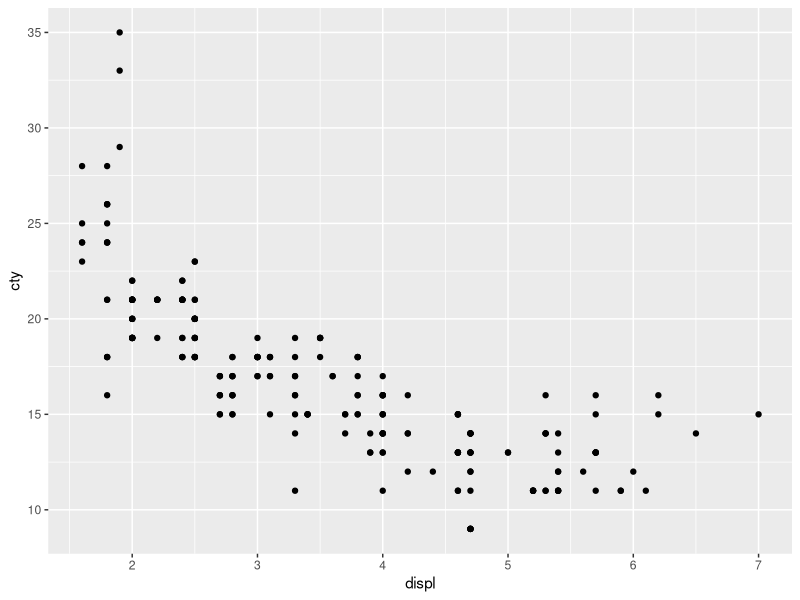
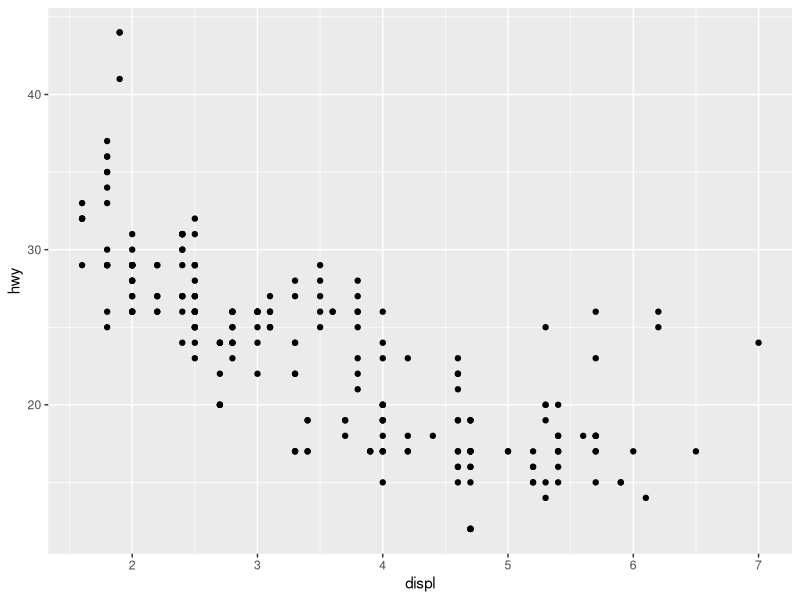
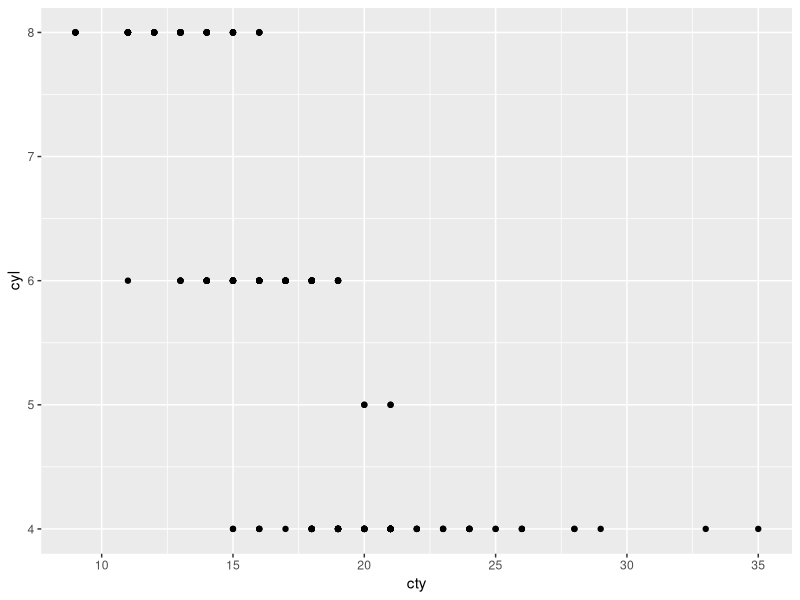
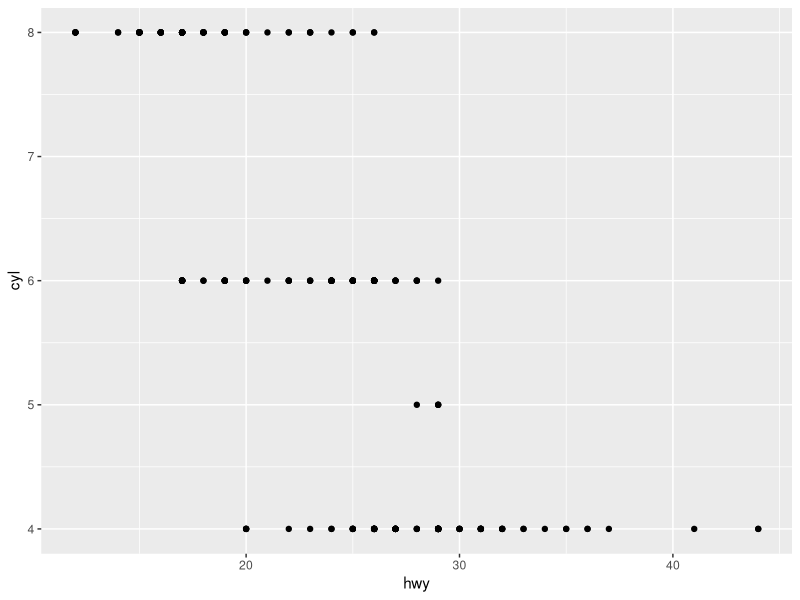
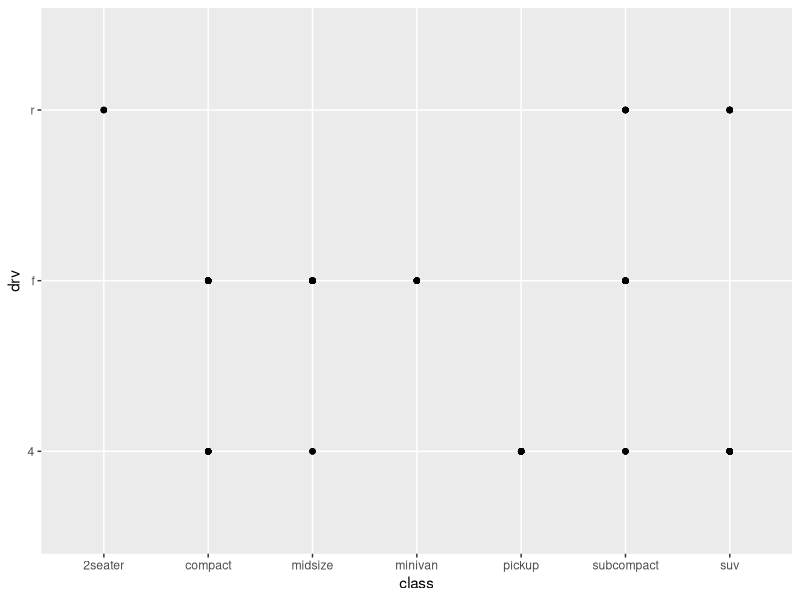
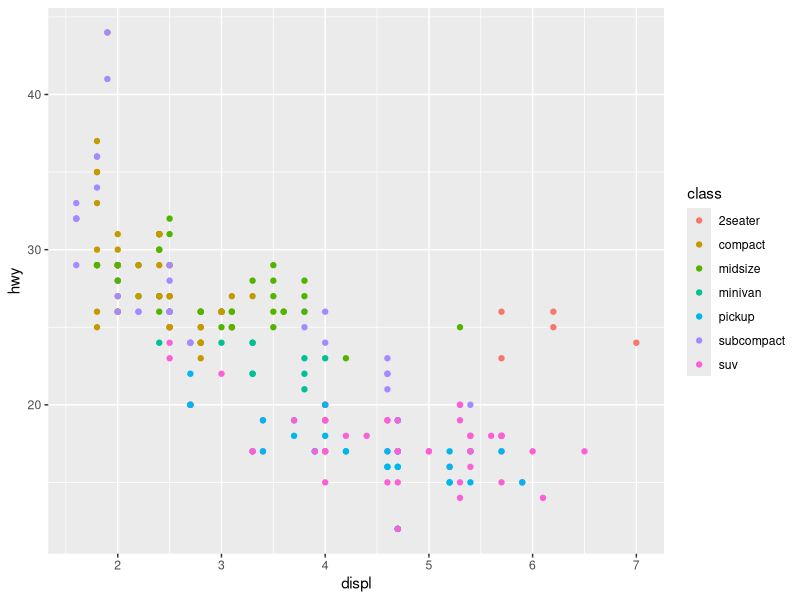
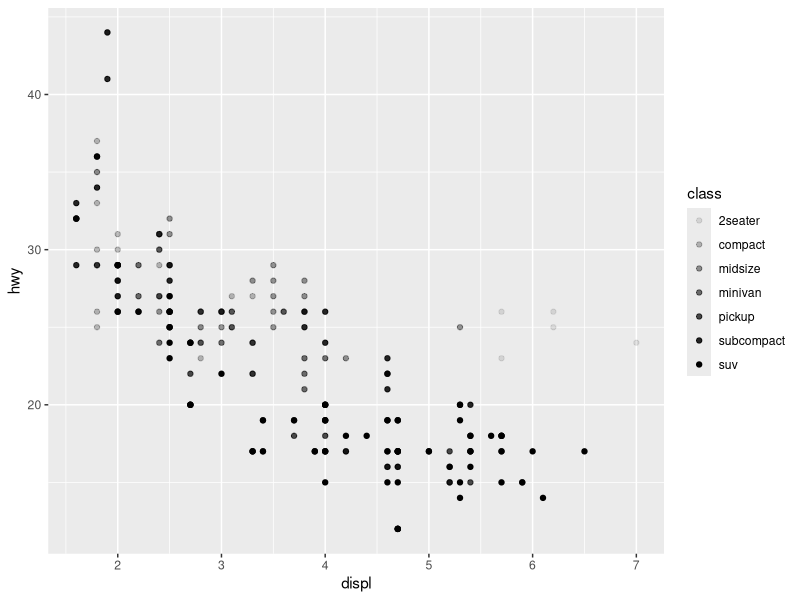
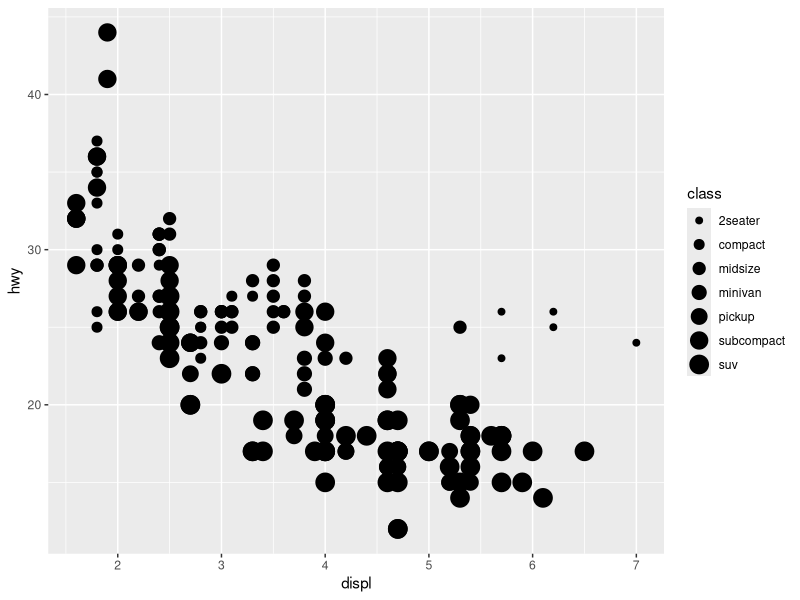

The R source for these figures, in order: (Note: this script raises an error after producing the figures.)
# install.packages("tidyverse")
library(tidyverse)

# zaleznosc pomiedzy pojemnoscia silnika a spalaniem w miescie
ggplot(data = mpg) + geom_point(mapping = aes(x = displ, y = cty))

# zaleznosc pomiedzy pojemnoscia silnika a spalaniem w trasie
ggplot(data = mpg) + geom_point(mapping = aes(x = displ, y = hwy))

# Co stanie sie jeseli uzyjemy tylko samej funkcji ggplot(data = mpg)?
# Otrzymamy pusty wykres, na ktory mozemy nastepnie nakldac kolejne warstwy.

#-------------------------------------------------------------------------------------
# Cwiczenia 1.

# 1. Co widzimy po wywolaniu polecenia ggplot(data = mpg)
# Otrzymamy pusty wykres, na ktory mozemy nakladac kolejne warstwy.

# 2. Ile wierszy i kolumn znajduje sie w zbiorze danych mtcars?
dim(mtcars)
# [1] 32 11
# 32 rzedy 
# 11 kolumn

# 3. Czym jest zmienna drv z ramki danych mpg?
?mtcars
# drv to zmienna kategoryczn, oznaczajaca rodzaj napedu samochodu
# f = front-wheel drive, r = rear wheel drive, 4 = 4wd

# 4. Wykonaj wykresy zaleznosci pomiedzy zmiennymi cty i cyl oraz hwy i cyl 
ggplot(data = mpg) + geom_point(mapping = aes(x = cty, y = cyl))
ggplot(data = mpg) + geom_point(mapping = aes(x = hwy, y = cyl))

# 5. Wykonaj wykres punktowy zaleznosci pomiedzy class i drv. Co widzimy?
ggplot(data = mpg) + geom_point(mapping = aes(x = class, y = drv))
# wykres przedstawia dostepnosc napedu samochodu dla roznych typow nadwozia


ggplot(data = mpg) + geom_point(mapping = aes(x = displ, y = hwy, color = class))

# Jakie wnioski mozemy wyciagnac na podstawie przygotowanego wykresu?
# Zastosowanie kolorow umozliwia zaobserwowanie, ze nietypowe punkty to auta typu 2seater.

# Przeskaluj zmienna class na estetyke alpha, rozmiar (size) oraz ksztalt (shape). 
# Co ciekawego widzimy?

ggplot(data = mpg) + geom_point(mapping = aes(x = displ, y = hwy, alpha = class))
# Warning message:
#   Using alpha for a discrete variable is not advised. 
ggplot(data = mpg) + geom_point(mapping = aes(x = displ, y = hwy, size = class))
# Warning message:
#   Using size for a discrete variable is not advised. 
ggplot(data = mpg) + geom_point(mapping = aes(x = displ, y = hwy, shape = class))
# Warning messages:
# 1: The shape palette can deal with a maximum of 6 discrete values because more than 6
# becomes difficult to discriminate; you have 7. Consider specifying shapes manually if you
# must have them. 
# 2: Removed 62 rows containing missing values (geom_point). 


# Czy x i y tez sa estetyka Jezeli tak to gdzie jest legenda?
# Tak, legende mozemy utworzyc poprzez dodanie kolejnych warstw. Np. xlab("displ"), ylab("hwy")

# Co stanie sie jezeli umiescimy ktoras z poznanych estetyk poza funkcja aes? 
ggplot(data = mpg) + geom_point(mapping = aes(x = displ, y = hwy), color = class)
# Error in rep(value[[k]], length.out = n) : 
#   attempt to replicate an object of type 'builtin'
ggplot(data = mpg) + geom_point(mapping = aes(x = displ, y = hwy), alpha = class)
# Error in rep(value[[k]], length.out = n) : 
#   attempt to replicate an object of type 'builtin'
ggplot(data = mpg) + geom_point(mapping = aes(x = displ, y = hwy), size = class)
# Error in rep(value[[k]], length.out = n) : 
#   attempt to replicate an object of type 'builtin'
ggplot(data = mpg) + geom_point(mapping = aes(x = displ, y = hwy), shape = class)
# Error in rep(value[[k]], length.out = n) : 
#   attempt to replicate an object of type 'builtin'
# W kazdym przypadku otrzymamy blad

# A co jezeli zamiast nazwy klasy uzyjemy np. nazwy koloru?
ggplot(data = mpg) + geom_point(mapping = aes(x = displ, y = hwy), color = "red")
# Wszystkie punkty beda mialy jeden kolor.


#-------------------------------------------------------------------------------------
# Cwiczenia 2.

# 1.W ktorym miejscu tego kodu znajduje sie blad? Dlaczego punkty nie sa zielone?

ggplot(data = mpg) + geom_point(mapping = aes(x = displ,y=cty, color="green"))
# punkty sa czerwone 

# wlasciwe usytuowanie nawiasu okraglego rozwiazuje problem:
ggplot(data = mpg) + geom_point(mapping = aes(x = displ, y=cty), color = "green")

# 2. Ktore zmienne ze zbioru mpg sa kategorialne? Ktore zmienne sa ciagle? 
# (Wskazowka: wpisz ? mpg, aby przeczytac dokumentacje tego zbioru danych).

?mpg
# zmienne kategorialne: manufacturer, model, year, trans, drv, fl, class
# zmienne ciagle: displ, cty, hwy, cyl
# trudno powiedziec: year (rocznik powinnien byc rozumiany jako zmienna ciagla, 
# ale w tym zbiorze danych rocznik przyjmuje dwie wartosci: 1999 oraz 2008)

# 3.Zmapuj zmienna ciagla na estetyke color, size i shape. 
# Na czym polega roznica w zachowaniu tych estetyk w przypadku zmiennych kategorialnych i ciaglych?

ggplot(data = mpg) + geom_point(mapping = aes(x = displ, y = cty, color = displ))
# Wykres jest tworzony
ggplot(data = mpg) + geom_point(mapping = aes(x = displ, y = cty, size = displ))
# Wykres jest tworzony
ggplot(data = mpg) + geom_point(mapping = aes(x = displ, y = cty, shape = displ))
# Error: A continuous variable can not be mapped to shape
# Wykres nie jest tworzony, poniewaz ksztalty nie maja kolejnosci

# 4.Co sie stanie, jesli zmapujesz te sama zmienna na wiele estetyk?
# Mozna przedstawiac te sama zmienna za pomoca wielu estetyk.
# Jezli zastosuje sie te sama estetyke wiele razy, 
# ggplot wezmie pod uwage tylko zmienna zastosowana po raz pierwszy i zwroci ostrzezenie.

# 5. Do czego sluzy estetyka stroke? Z jakimi ksztaltami mozna jej uzywac 
# (Wskazowka: skorzystaj z polecenia ?geom_point).
# Stroke kontroluje szerokosc granic estetyk, ktore je maja np. shape
ggplot(data = mpg) + geom_point(mapping = aes(x = displ, y = cty, stroke = displ), shape = 21)

# 6. Co sie stanie, jesli zmapujesz estetyke na cos innego niz nazwa zmiennej, 
# jak na przyklad aes(color = displ < 4)?
# Zostanie wyswielony wykres, ktory jest wynikiem wyrazenia 
ggplot(data = mpg) + geom_point(aes(x = displ, y = cty, colour = displ < 4))


#---------------------------- PANELE ----------------------------#

# panel zaleznosci dla zmiennej kategorialnej
ggplot(data = mpg) +
  geom_point(mapping = aes(x = displ, y = cty)) +
  facet_wrap(~ class, nrow = 3)

# panel zaleznosci miedzy dwoma zmiennymi
ggplot(data = mpg) +
  geom_point(mapping = aes(x = displ, y = hwy)) +
  facet_grid(drv ~ cyl)


#-------------------------------------------------------------------------------------
# Cwiczenia 3.

# 1. Co sie stanie jesli podzielimy wykres na panele uzywajac zmiennej ciaglej? 
# Otrzyma sie wykres z jedna kolumne lub rzedem dla kazdej unikatowej zmiennej.

# 2. Co oznaczaja puste komorki na wykresie:

ggplot(data = mpg) +
  geom_point(mapping = aes(x = displ, y = hwy)) +
  facet_grid(drv ~ cyl)

# Puste komorki w panelu oznaczaja, ze nie bylo rzedow z ta kombinacja wartosci w wizualizowanej ramce danych.

# Jaka jest zaleznosc wgledem tego wykresu:

ggplot(data = mpg)+ geom_point(mapping = aes(x = drv, y = cyl))

# Wykres jest zestawieniem wystepowania zaleznosci w ramce danych. 
# Kropka oznacz, ze takie samochody istnieja, a jej brak oznacz brak aut o takich parametrach.

# 3. Jakie wykresy powstana po uruchomieniu polecenia ponizej? Do czego sluzy znak "."?

# Znak "." jest symbolem zastepczym, dzieki ktoremu mozliwe jest otrzymanie wykresu z panelem 
# w postaci rzedow lub kolumn.  

ggplot(data = mpg) +
  geom_point(mapping = aes(x = displ, y = hwy)) +
  facet_grid(drv ~ .)
# drv jest zobrazowane w postaci rzedow

ggplot(data = mpg) +
  geom_point(mapping = aes(x = displ, y = hwy)) +
  facet_grid(. ~ cyl)
# cyl jest zobrazowane w postaci kolumn

# 4. Jakie korzysci daje uzywanie paneli zamiast estetyk?

ggplot(data = mpg) + 
  geom_point(mapping = aes(x = displ, y = hwy)) +
  facet_wrap(~ class, nrow = 2)

# Uzywanie paneli zamiast estetyk poprawia czytelnosc wykresu, 
# w przypadku kiedy trudno jest operowac bardzo wieloma unikatowymi kolorami lub ksztaltami.

# 5. Do czego sluc argument nrow ? Ncol ? Jakie inne opcje kontroluja uklad poszczegolnych paneli?

# W facet_wrap, nrow i ncol kontroluja odpowiednio ilosc rzedow i kolumn w panelu.
# W facet_grid, nrow i ncol sa okreslane przez zmienne wziete do utworzenia panelu. 



# Porownajmy 2 wykresy:
# 1. punkty 
ggplot(data = mpg) + geom_point(mapping = aes(x = displ, y = hwy)) 

# 2. linia gladka dla wszystkich aut
ggplot(data = mpg) + geom_smooth(mapping = aes(x = displ, y = hwy)) 

# modyfikacja 2. linia gladka dla typu napedu
ggplot(data = mpg) + geom_smooth(mapping = aes ( x = displ, y = hwy, linetype = drv)) 

ggplot(data = mpg) +
  geom_smooth(mapping = aes(x = displ, y = hwy, color = drv))+
  geom_point(mapping = aes(x = displ, y = hwy, color = drv))
# 'geom_smooth()' using method = 'loess' and formula 'y ~ x'

# unikanie powtarzania
ggplot(data = mpg, mapping = aes (x = displ, y = hwy, color = drv)) +
  geom_point() +
  geom_smooth()

# wykorzystanie roznych estetyk
ggplot(data = mpg, mapping = aes(x = displ, y = hwy, color = drv, shape = drv, linetype = drv))+
  geom_point() +
  geom_smooth()

# mapowania mozna tez przeslaniac:
ggplot(data = mpg, mapping = aes(x = displ, y = hwy)) +
  geom_point() +
  geom_smooth(mapping = aes(color = drv))

# zestaw danych do rysowania
ggplot(data = mpg, mapping = aes(x = displ, y = hwy)) +
  geom_point(mapping = aes(color = class)) +
  geom_smooth(data = filter(mpg, class == "suv"), se = FALSE)


#-------------------------------------------------------------------------------------
# Cwiczenia 4.

# 1. Jakiej geometrii uzyjesz, aby narysowac wykres liniowy?    geom_area()
#    Wykres pudelkowy?                                          geom_boxplot()
#    Histogram?                                                 geom_histogram()
#    Wykres warstwowy?                                          geom_area()

# 2. Sprobuj przewidziec dzialanie polecenia ponizej. 
#    nastepnie sprawdz czy miales racje uruchamiajac je.
ggplot(data = mpg, mapping = aes( x = displ, y = hwy, color = drv))+
  geom_point() +
  geom_smooth(se = FALSE)
# Wykres bedzie przedstawial zaleznosc miedzy displ a hwy, na osi X displ, a na osi Y hwy. 
# Na wykresie bedzie widoczny zbior punktow podzielonych kolorystycznie na rodzaj napedu (drv).
# Dla kazdego rodzaju napedu zobaczymy linie dopasowan do punktow bez przedzilu ufnosci.

# 3. Do czego sluzy kod show.legend = FALSE?
# Kod show.legend pozwala okreslic, czy dana geometria zostanie uzyta w legendzie. 
# To argument, ktory przyjmuje wartosci TRUE (uwzgledniaj) albo FALSE (nie uwzgledniaj).

# 4. Do czego sluzy argument se w funkcji geom_smooth()?
# Argument se pozwala okreslic, czy zostanie wyswitlony przedzial ufnosci do dopasowanej linii.

# 5.Czy te dwa wykresy sa inne? Dlaczego?
ggplot(data = mpg , mapping = aes( x = displ, y = hwy))+
  geom_point() +
  geom_smooth()

# Podany kod pozwala wygenerowac tylko jeden wykres

# 6. Odtworz kod R potrzebny do wygenerowania nastepujacych wykresow:

# Wykres numer 1:
ggplot(data = mpg, mapping = aes(x = displ, y = hwy)) +
  geom_point() + 
  geom_smooth(se = FALSE)

# Wykres numer 2:
ggplot(data = mpg, mapping = aes(x = displ, y = hwy, group=drv)) +
  geom_point() + 
  geom_smooth(se = FALSE)

# Wykres numer 3:
ggplot(data = mpg, mapping = aes(x = displ, y = hwy)) +
  geom_point(color = drv) + 
  geom_smooth(se = FALSE)

# Wykres numer 4:
ggplot(data = mpg, mapping = aes(x = displ, y = hwy)) +
  geom_point(mapping = aes(color = drv)) + 
  geom_smooth(se = FALSE)

# Wykres numer 5:
ggplot(data = mpg, mapping = aes(x = displ, y = hwy)) + 
  geom_point(mapping = aes(color = drv)) 

# Wykres numer 6:
ggplot(data = mpg, mapping = aes(x = displ, y = hwy)) +
  geom_point(mapping  = aes(fill = drv), shape = 21, stroke = 1.5, colour = "white", size = 2)


ggplot(data = diamonds) + 
  stat_summary(
    mapping = aes(x = cut, y = depth),
    fun.ymin = min,
    fun.ymax = max,
    fun.y = median
  )


#-------------------------------------------------------------------------------------
# Cwiczenia 5.

# 1. Ktora domyslna funkcja geometryczna jest zwiazana z funkcja stat_summary()? 

#    stat_summary jest zwiazana z funkcja geom_pointrange

#    Jak mozna przepisac wczesniejszy wykres, aby skorzystac z funkcji geometrycznej 
#    zamiast z przeksztalcenia statystycznego?

ggplot(diamonds) +
  geom_pointrange(aes(cut, depth, ymin = depth, ymax = depth))

# 2. Do czego sluzy funkcja geom_col()? Czym rozni sie od funkcji geom_bar()?

#    Funkcja geom_bar() tworzy dwie zmienne: count i prop, 
#    aby nastepnie przedstawia wynik count on osi Y. 
#    Funkcja geom_col nie zmienia danych i dzieki niej 
#    dowolnej zmiennej ze zbioru X mozna przyporzadkowac odpowiadajaca zmienna ze zbioru Y.
     
# 3. Wiekszosc funkcji geometrycznych i przeksztalcen statystycznych tworzy pary, 
#    ktore niemal zawsze sa uzywane wspolnie. 
#    Przeczytaj dokumentacje i wykonaj liste tych par. Co maja ze soba wspolnego?

# The following tables contain the geoms and stats in https://ggplot2.tidyverse.org/reference/.

# The following tables lists the pairs of geoms and stats that are almost always used in concert.
  # | geom                | stat                |
  # |---------------------|---------------------|
  # | 'geom_bar()'        | 'stat_count()'      |
  # | 'geom_bin2d()'      | 'stat_bin_2d()'     |
  # | 'geom_boxplot()'    | 'stat_boxplot()'    |
  # | 'geom_contour()'    | 'stat_contour()'    |
  # | 'geom_count()'      | 'stat_sum()'        |
  # | 'geom_density()'    | 'stat_density()'    |
  # | 'geom_density_2d()' | 'stat_density_2d()' |
  # | 'geom_hex()'        | 'stat_hex()'        |
  # | 'geom_freqpoly()'   | 'stat_bin()'        |
  # | 'geom_histogram()'  | 'stat_bin()'        |
  # | 'geom_qq_line()'    | 'stat_qq_line()'    |
  # | 'geom_qq()'         | 'stat_qq()'         |
  # | 'geom_quantile()'   | 'stat_quantile()'   |
  # | 'geom_smooth()'     | 'stat_smooth()'     |
  # | 'geom_violin()'     | 'stat_violin()'     |
  # | 'geom_sf()'         | 'stat_sf()'         |

# 4. Jakie zmienne oblicza funkcja stat_smooth()? Jakie parametry steruja jej zachowaniem?

#    Funkcja stat_smooth() oblicza nastepujace zmienne:
#    A) 'y': przewidywana wartosc na podstawie zmiennej x
#    B) 'ymin': najnizsza wartosc przedzialu ufnosci
#    C) 'ymax': najwyzsza wartosc przedzialu ufnosci
#    D) 'se': blad standardowy

# stat_smooth(mapping = NULL, data = NULL, geom = "smooth",
#             position = "identity", ..., method = "auto", formula = y ~ x,
#             se = TRUE, n = 80, span = 0.75, fullrange = FALSE,
#             level = 0.95, method.args = list(), na.rm = FALSE,
#             show.legend = NA, inherit.aes = TRUE)

# Parametry kontrolujace zachowanie stat_smooth to:
#   A) 'method': character vector, e.g. "auto", "lm", "glm", "gam", "loess" 
#                or a function, e.g. MASS::rlm or mgcv::gam, base::lm, or base::loess.
#   B) 'formula' uzyta do obliczenia przedzialu ufnosci
#   C) 'na.rm'okresla co zrobic z brakujacymi wartosciami

# 5. Na naszym wykresie slupkowym proporcji musielismy skorzystac z zapisu group = 1.
#    Dlaczego? Innymi slowy, na czym polega problem z ponizszymi wykresami?

ggplot(data = diamonds) +
  geom_bar(mapping = aes(x = cut, y = ..prop..))

ggplot(data = diamonds) + 
  geom_bar(mapping = aes(x = cut, fill = color, y = ..prop..))

#    ..prop.. ustala proporcje dla grup w zbiorze danych. 
#   Jesli ...prop... nie jest wyszczegolniona to chcemy, aby dane byly rozumiane jako jedna grupa.
#   Problem z powyzszymi wykresami polega na tym, ze proporcje sa obliczane w obrebie grupy.

ggplot(data = diamonds) +
  geom_bar(mapping = aes(x = cut, y = ..prop.., group = 1))

# uzycie estetyki fill wymaga znormalizowania zliczec dla danego ciecia 
# wzgledem wszystkich rodzajow diamentow 
# => umozliwi to utworzenie slupka o wysokosci proporcjonalnej do ilosci diamentow

ggplot(data = diamonds) + 
  geom_bar(aes(x = cut, y = ..count.. / sum(..count..), fill = color))



#-------------------------------------------------------------------------------------
# Cwiczenia 6.

# 1.Na czym polega problem z tym wykresem? Jak mozna go poprawic?

ggplot(data = mpg, mapping = aes(x = cty, y = hwy )) + geom_point()

# Problem z powyzszym wykresem punktowym polega na nakladaniu sie na siebie punktow 
# o identycznych wartosciach spalanie w miescie i w trasie cty i hwy.
# Wykres mozna poprawic poprzez zastosowanie argumentu position = "jitter" w funkcji geom_points()
# dzieki czemu uzyskamy informacje ile samochodow mialo takie wartosci

ggplot(data = mpg, mapping = aes(x = cty, y = hwy )) + geom_point(position = "jitter")

# 2.Jakie parametry funkcji geom_jitter() steruja poziomem fluktuacji? 

# Nastepujace parametry funkcji geom_jitter() kontroluja poziom fluktuacji:
# A) 'width' kontroluje stopien pionowego przesuniecia
# B) 'height' kontroluje stopien poziomego przesuniecia

# 3.Porownaj ze soba funkcje geom_jitter() i geom_count().

# geom_jitter() sprawia, ze punkty o takich samych wspolrzednych na wykresie nie pokrywaja sie.
# Cel ten jest osiagniety poprzez dodanie wariacji do polozania punktow 
# Nalezy pamietac, ze punkty nieznacznie zmieniaja swoje wspolrzedne.

# geom_count() sprawia, ze punkty o takich samych wspolrzednych na wykresie nie pokrywaja sie 
# Cel ten jest osiagniety poprzez zmiane rozmiaru punktow. 
# Wielkosc uzalezniona jest od ilosci punktow.

# 4.Jakie jest domyslne dopasowanie polozenia dla geom_boxplot()? 
#   Utworz odpowiednie wizualizacje zestawu danych mpg.

# Domyslne polozenie dla geom_boxplot() to dodge2.

ggplot(data = mpg, aes(x = drv, y = hwy, colour = class)) +
  geom_boxplot(position = "dodge2")

ggplot(data = mpg, aes(x = drv, y = hwy, colour = class)) +
  geom_boxplot(position = "identity")



#-------------------------------------------------------------------------------------
# Cwiczenia 7.

# 1. Przeksztalc skumulowany wykres slupkowy w wykres kolowy za pomoca funkcji coord_polar().

ggplot(mpg, aes(x = factor(1), fill = drv)) +
  geom_bar()

ggplot(mpg, aes(x = factor(1), fill = drv)) +
  geom_bar(width = 1) +
  coord_polar(theta = "y") # theta = okresla ilosc obserwacji


# 2. Do czego sluzy funkcja labs()? Przeczytaj dokumentacje.

# Funkcja labs() umozliwia dodanie tytulu wykresu, opis osi wspolrzednych, itp.

# 3. Patrzac na ponizszy wykres, czego mozesz sie dowiedziec o zaleznosci miedzy miastem (cty) a
#    wydajnosci zuzycia paliwa na autostradzie (hwy)? Dlaczego wazne jest
#    wywolanie coord_fixed()? Do czego sluzy funkcja geom_abline()?

# Funkcja coord_fixed() zapewnia, ze linia utworzona przez geom_abline() jest nachylona 
# pod katem 45 stopni. 
# Umozliwia to porownanie zuzycia paliwa przy spalaniu w miesci i na autostradzie.

# 4. Opisz, krotko wykres pudelkowy.

?geom_boxplot

# Wykres pudelkowy umozliwia kompaktowe przedstawieni rozkladu zmiennej ciaglej 
# poprzez zwizualizowanie 5 roznych informacji statystycznych:
# mediany, 25% i 75% kwantylu, najnizszej i najwyzszej wartosci.
# Wykres wizualizuje rowniez wszystkie wartosci odstajace.

# 5. Pobierz historyczne dzienne dane wybranej spolki gieldowej ze strony: https://stooq.pl/
#    ( plik csv) a nastepnie wyswietl wykres pudelkowy 
#    ( os OX - rok, os OY - cena akcji na zamknieciu) tak jak w przykladzie ponizej